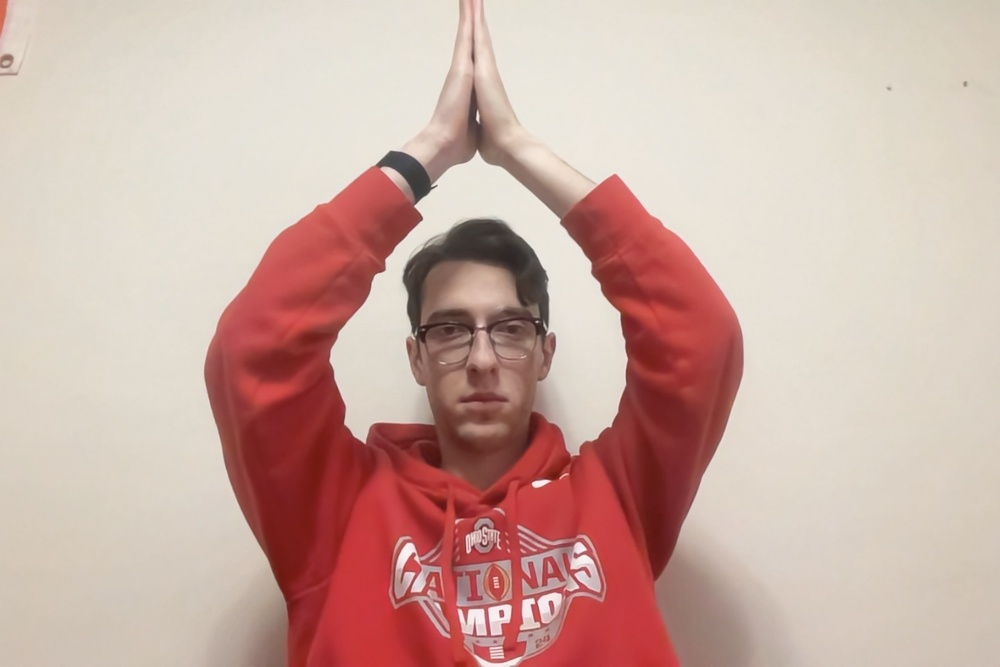
#> input picture testing_binary_images/IMG_4.jpg, 1000 x 667 px, shrunk from 1440 x 960 before the run
$ python binary_mask.py
#> lines starting #> are read from the running program, lines starting #| are printed output that depends on the picture; after the words box and inside, x2 and y2 are one past the last pixel; in counts of white or black regions, pixels touching at a corner belong together
import numpy as np
from skimage import io, img_as_ubyte, morphology
from scipy import ndimage # Required for filling holes

def create_binary_mask(image_path, background_path, threshold):
    # read images
#> called with image_path = 'testing_binary_images/IMG_4.jpg', background_path = 'testing_binary_images/IMG_0.jpg', threshold = 0.4
    image = io.imread(image_path, as_gray=True)
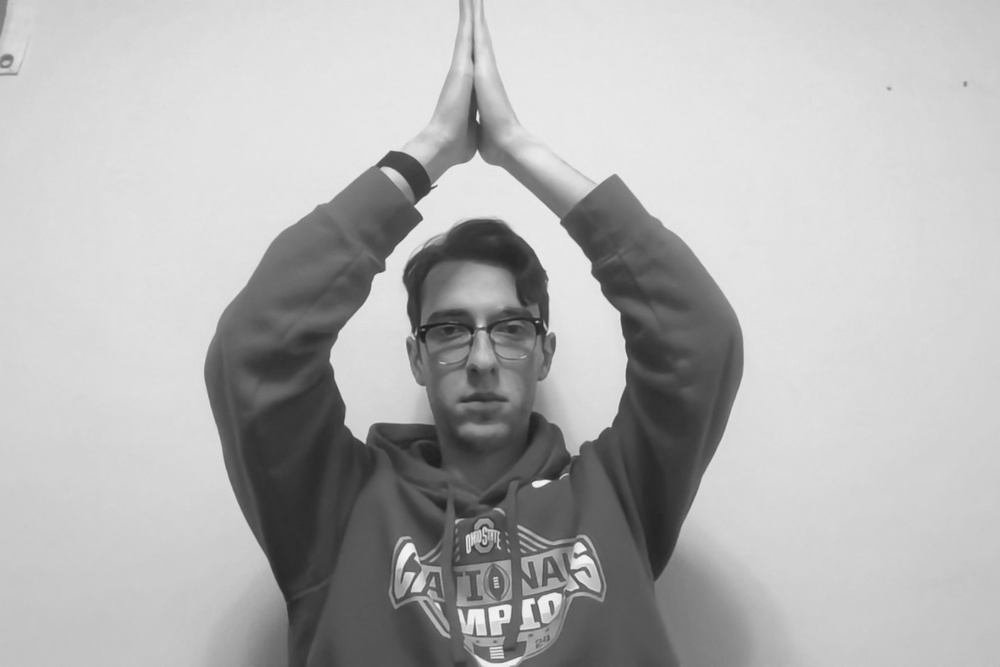
#> image: shape (667, 1000) float64; min 0.109, max 0.972, mean 0.702
    background = io.imread(background_path, as_gray=True)
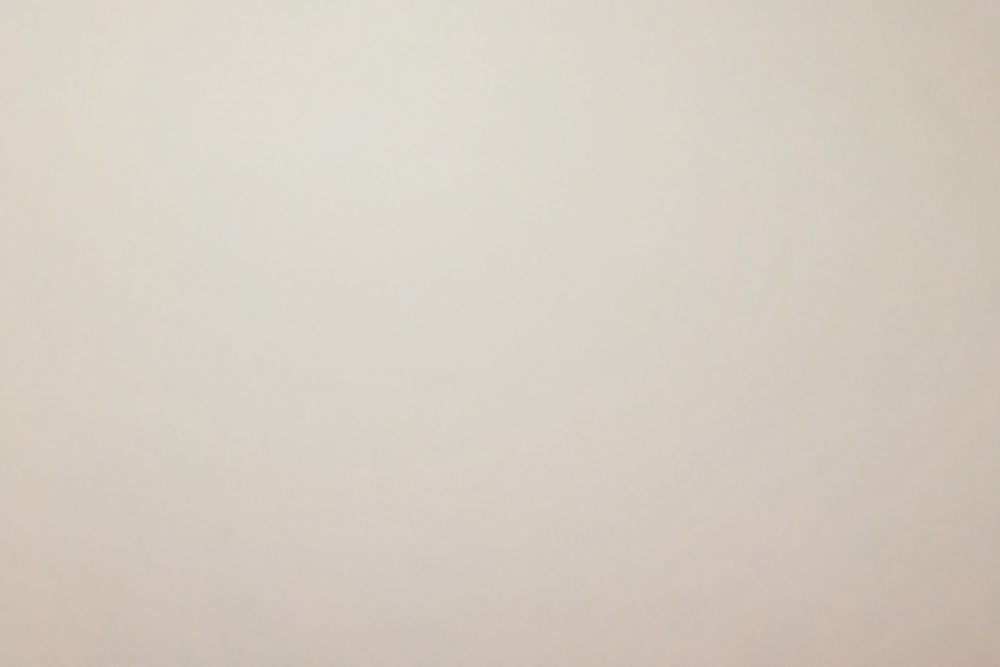
#> input picture testing_binary_images/IMG_0.jpg, 1000 x 667 px, shrunk from 1440 x 960 before the run
#> background: shape (667, 1000) float64; min 0.676, max 0.873, mean 0.809

    # create the intial binary mask
    binary_image = img_as_ubyte(image)

    # set up the binary mask
    difference = np.abs(image - background)
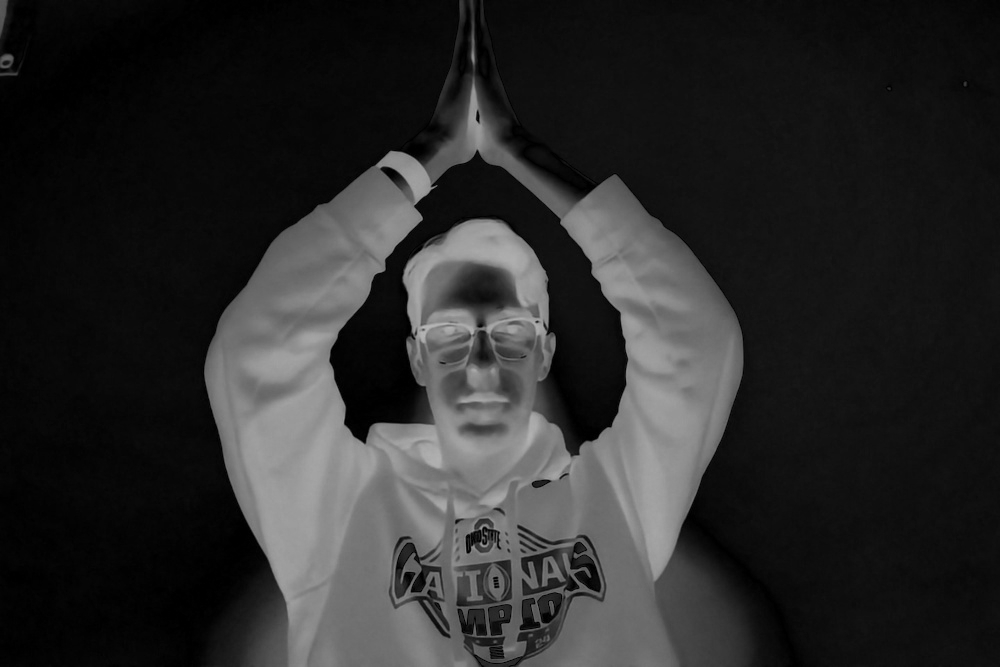
#> difference: shape (667, 1000) float64; min 0, max 0.73, mean 0.167
    binary_image = difference > threshold
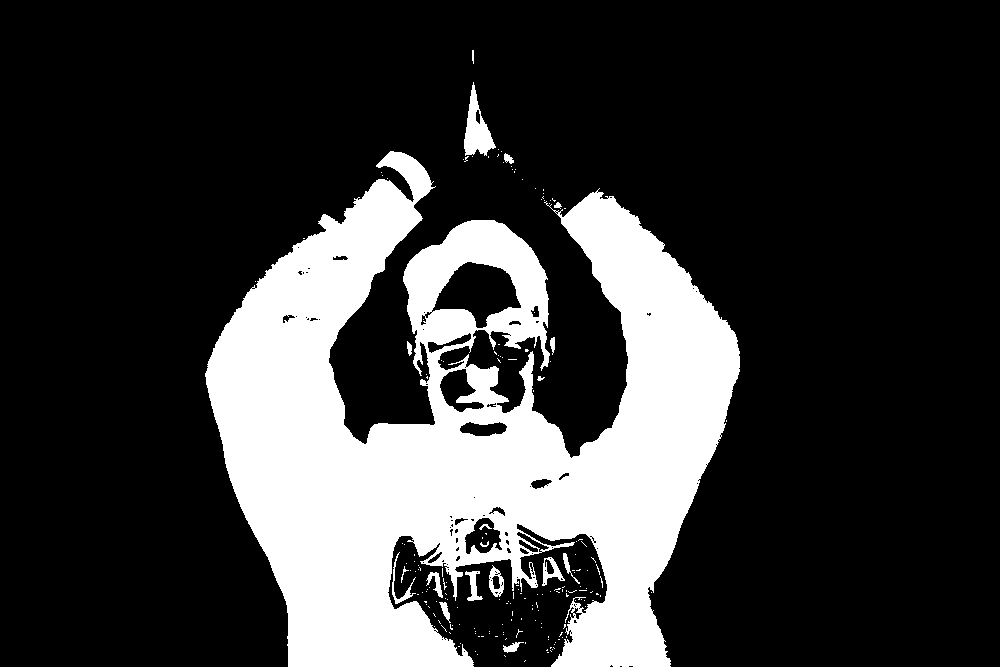
#> binary_image: shape (667, 1000) bool; 22.4% white; 186 white regions (167 under 20 px), largest, box (x1, y1, x2, y2) and area: (205, 151, 740, 667) 145916, (464, 82, 496, 156) 1098, (542, 557, 565, 586) 265

    initial_mask = morphology.binary_closing(binary_image, morphology.disk(1))
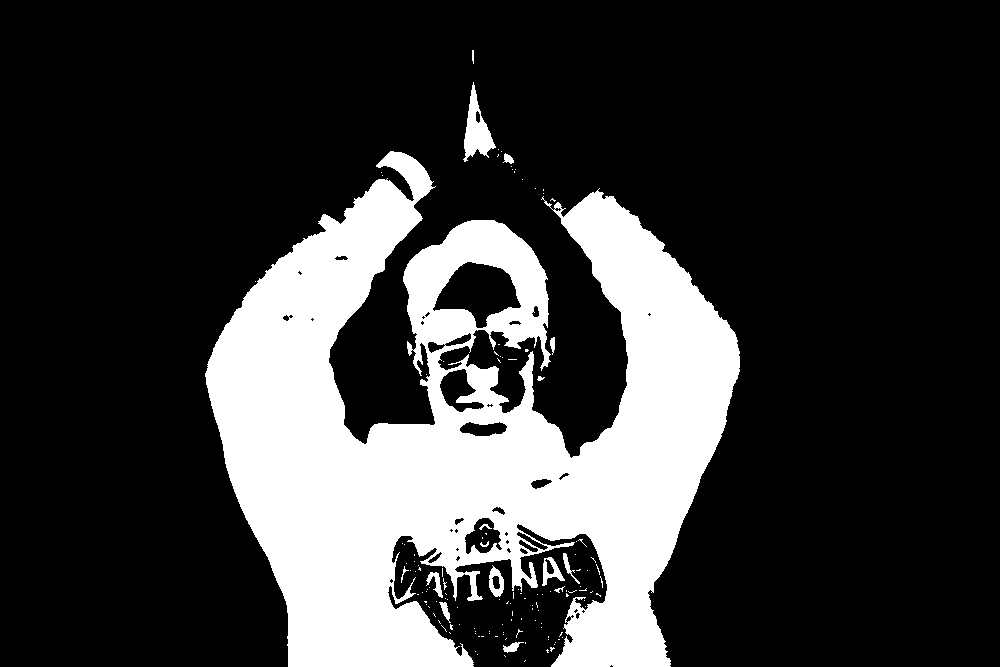
#> initial_mask: shape (667, 1000) bool; 22.5% white; 136 white regions (120 under 20 px), largest, box (x1, y1, x2, y2) and area: (205, 151, 740, 667) 147189, (463, 82, 496, 162) 1138, (542, 557, 565, 586) 279
    binary_mask = ndimage.binary_fill_holes(initial_mask)
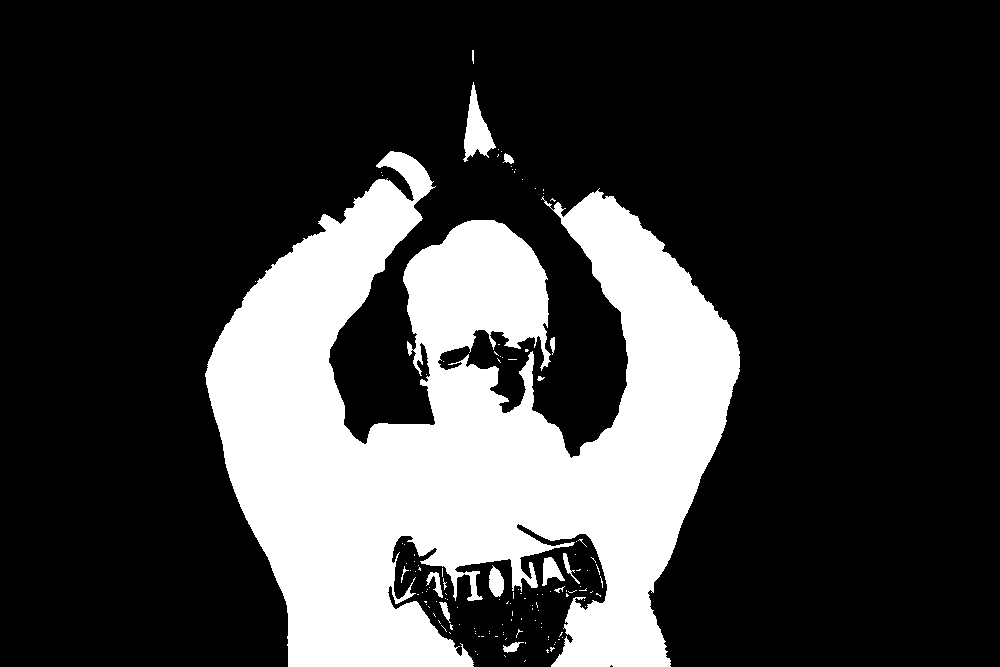
#> binary_mask: shape (667, 1000) bool; 23.5% white; 132 white regions (118 under 20 px), largest, box (x1, y1, x2, y2) and area: (205, 151, 740, 667) 153902, (463, 82, 496, 162) 1177, (542, 557, 565, 586) 352

    return binary_mask

binary_mask = create_binary_mask('testing_binary_images/IMG_4.jpg', 'testing_binary_images/IMG_0.jpg', threshold=0.4)
io.imsave('binary_masks/binary_mask4.jpeg', img_as_ubyte(binary_mask))
